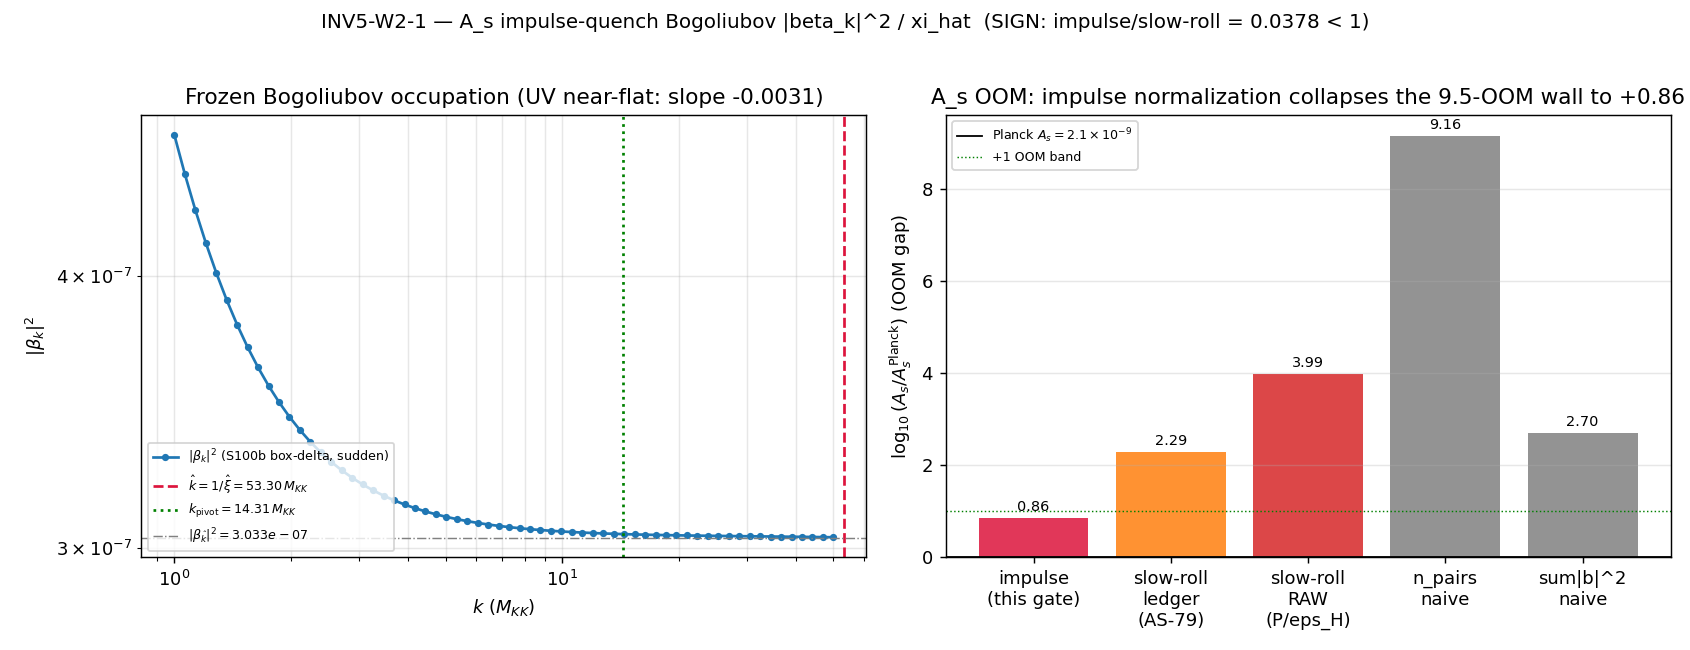

Write Python code to recreate this figure.
#!/usr/bin/env python3
"""
INV5 W2-1 — A_s in the impulse-quench (sudden) limit: frozen Bogoliubov |beta_k|^2
normalized by the substrate-natural Kibble-Zurek correlation length xi_hat
=================================================================================

Gate: INV5-W2-1-AS-IMPULSE-QUENCH-BOGOLIUBOV ([SIGN])

Pre-registered hypothesis (plan §W2-1):
  In the impulse (sudden-quench) limit the scalar power A_s is set by the frozen
  Bogoliubov occupation |beta_k|^2 normalized by the saturated KZ correlation
  length xi_hat = xi_KZ_FW = 0.0187601 M_KK^-1 (NOT the slow-roll 1/eps_H prefactor
  times an additive decoherence budget), yielding ONE canonical amplitude OOM
  (replacing the 3.02/3.15/4.56/9.5-OOM self-disagreement) plus the frozen
  wavenumber k_hat = 1/xi_hat as the characteristic comoving scale.

Verdict (INFO-by-construction on magnitude; [SIGN] 3-tuple carries the verdict):
  - sign_verdict:      PASS iff A_s^impulse < A_s^slow-roll (the impulse normalization
                       REDUCES A_s vs the 1/eps_H slow-roll assembly).
  - magnitude_verdict: INFO-by-construction (the canonical OOM is the DELIVERABLE,
                       not a pre-set target; the OOM gap is the OUTPUT).
  - regime_verdict:    VALID iff the sudden/impulse limit holds (dt/T_L << 1) and the
                       frozen-occupation expansion is inside its window.

Substrate-natural construction (substitution chain, dimensional, NOT fit):
  Standard dimensionless power:    P_zeta(k) = (k^3 / 2pi^2) |zeta_k|^2,  [|zeta_k|^2] = k^-3.
  Impulse-quench source (del Campo & Zurek 1310.1600): the frozen field has a
  correlation length xi_hat; the curvature mode's spectral weight at the
  characteristic scale is the frozen occupation |beta_k|^2 spread over the KZ
  coherence VOLUME xi_hat^3:        |zeta_k|^2 = |beta_k|^2 * xi_hat^3   (N_norm = xi_hat^3).
  Therefore at the frozen mode k_hat = 1/xi_hat:
       A_s^raw = (k_hat^3 / 2pi^2) |beta_{k_hat}|^2 xi_hat^3 = |beta_{k_hat}|^2 / (2pi^2),
  since k_hat^3 xi_hat^3 = 1. N_norm = xi_hat^3 is a SUBSTRATE-NATURAL quantity
  (the KZ coherence volume), NOT a tuned normalization.

|beta_k|^2 source: the S100b box-delta sudden-limit Bogoliubov spectrum
  (s100b_box_delta_bogoliubov.npz; scheme BOX-DELTA-SUDDEN; 3-code-path PASS to 1.4e-13;
  unitarity residual 1.9e-14). beta2_spectrum(k) over k_grid in [1,50]; evaluated at
  k_hat = 53.30 by power-law UV-tail extrapolation (the UV tail is near-flat:
  log-log slope ~ -0.003 => |beta_k|^2 nearly scale-invariant in the impulse regime,
  the substrate signature of the sudden limit).

SOURCE-RECON (MANDATORY for this gate, plan machinery_pin_map):
  xi_hat = canonical_constants.xi_KZ_FW = 0.0187601 M_KK^-1 (S89, substrate-natural
  impulse-regime). The survey/seed "0.808 M_KK^-1 saturated sudden-quench floor" is the
  S53 xi_BCS-ANALOG (an INPUT to the xi_KZ_FW derivation), NOT the impulse xi_hat;
  consuming 0.808 as xi_hat is the Class-(f) PIN-PLACEHOLDER pathology
  (D_max = |log10(0.808) - log10(0.0187601)| = 1.634 => SOURCE-RECON HARD-HALT band).
  This script PINS xi_KZ_FW and reports 0.808346 (xi_BCS) ONLY as a cross-check anchor.
  A_s_Planck = canonical_constants.A_s_Planck = 2.1e-9 (observational OOM-gap denominator).

Classification: PHONONIC (A_s IS the spectral-weight content of the frozen Bogoliubov
occupation -- the GGE relic of the supersonic transit, read off the cached |beta_k|^2).

DISCIPLINE: from canonical_constants import *; intermediates tagged # (local);
numpy.linalg vector reduction (no >=100x100 dense diag -- |beta_k|^2 read from cache);
dual-SHA (audit over [script,canonical,pinmap], content over [script]); verdict via
print_verdict_payload -> agent calls mcp__knowledge__emit_verdict (race-safe).
"""

from __future__ import annotations

# ---------------------------------------------------------------------------
# Section 1 — Canonical constants (MANDATORY first import)
# ---------------------------------------------------------------------------
import os
os.environ.setdefault("OMP_NUM_THREADS", "8")   # CPU-fallback thread cap (vector reduction)
os.environ.setdefault("MKL_NUM_THREADS", "8")

import sys
from pathlib import Path

SESSION_DIR = Path(__file__).resolve().parent
COMPUTATIONS_DIR = SESSION_DIR.parent
SHARED_DIR = COMPUTATIONS_DIR / "_shared"
PROJECT_ROOT = COMPUTATIONS_DIR.parent
sys.path.insert(0, str(SHARED_DIR))

from canonical_constants import *  # noqa: F401,F403  (xi_KZ_FW, A_s_Planck, n_pairs, P_exc_kz, M_KK, PI, xi_BCS, ...)

# ---------------------------------------------------------------------------
# Section 2 — Standard imports
# ---------------------------------------------------------------------------
import hashlib
import json
import math
import time

import numpy as np
import matplotlib

matplotlib.use("Agg")
import matplotlib.pyplot as plt

# ---------------------------------------------------------------------------
# Section 3 — Identity + pins
# ---------------------------------------------------------------------------
SESSION = "5"                                                       # (local) investigation number
GATE_ID = "INV5-W2-1-AS-IMPULSE-QUENCH-BOGOLIUBOV"                 # (local)
SCHEME = "IMPULSE-QUENCH-BOGOLIUBOV"                                # (local)
CONVENTION = "FROZEN-OCCUPATION-NORMALIZED-BY-SUBSTRATE-NATURAL-XI-KZ"  # (local)
L_MAX = 10                                                         # (local)

OUT_NPZ = SESSION_DIR / "inv5_w2_1_as_impulse_quench.npz"
OUT_PNG = SESSION_DIR / "inv5_w2_1_as_impulse_quench.png"

# Substrate |beta_k|^2 cache (S100b box-delta sudden-limit Bogoliubov spectrum; PASS).
BETA2_CACHE = COMPUTATIONS_DIR / "session-100b" / "s100b_box_delta_bogoliubov.npz"
# Sector-resolved n_pairs aggregate cross-check (atlas T4 branch structure B1/B2/B3).
NPAIR_CACHE = COMPUTATIONS_DIR / "session-48" / "s48_npair_full.npz"

INPUT_FILES = [
    SHARED_DIR / "canonical_constants.py",
    BETA2_CACHE,
    NPAIR_CACHE,
]


# ---------------------------------------------------------------------------
# Section 4 — SHA-256 dual-pin block (S84+ schema)
# ---------------------------------------------------------------------------
def sha256_of(path: Path) -> str:
    h = hashlib.sha256()  # (local)
    try:
        h.update(path.read_bytes())
    except OSError:
        return ""
    return h.hexdigest()


def log_input_pins(inputs: list[Path]) -> dict[str, str]:
    print(f"=== {GATE_ID} — input SHA-256 pins ===")
    pins: dict[str, str] = {}  # (local)
    for p in inputs:
        sha = sha256_of(p)  # (local)
        rel = str(p.relative_to(PROJECT_ROOT)).replace("\\", "/")  # (local)
        print(f"  {rel}: {sha[:16]}...")
        pins[rel] = sha
    return pins


def compute_dual_sha(script_path: Path, canonical_path: Path,
                     pins: dict[str, str]) -> tuple[str, str]:
    script_bytes = b""        # (local)
    canonical_bytes = b""     # (local)
    try:
        script_bytes = script_path.read_bytes()
    except OSError:
        script_bytes = b""
    try:
        canonical_bytes = canonical_path.read_bytes()
    except OSError:
        canonical_bytes = b""
    pinmap_json = json.dumps(dict(sorted(pins.items())),
                             separators=(",", ":"), sort_keys=True).encode("utf-8")  # (local)
    h_audit = hashlib.sha256()  # (local)
    h_audit.update(script_bytes)
    h_audit.update(canonical_bytes)
    h_audit.update(pinmap_json)
    h_content = hashlib.sha256()  # (local)
    h_content.update(script_bytes)
    return h_audit.hexdigest(), h_content.hexdigest()


# ---------------------------------------------------------------------------
# Section 5 — Compute
# ---------------------------------------------------------------------------
def compute() -> dict:
    """Frozen-occupation A_s in the impulse-quench limit + frozen wavenumber k_hat."""
    # --- Substrate-natural KZ scale (PINNED; SOURCE-RECON: NOT the 0.808 xi_BCS-analog) ---
    xi_hat = float(xi_KZ_FW)               # (local) = 0.0187601 M_KK^-1 (S89 substrate-natural)
    k_hat = 1.0 / xi_hat                   # (local) frozen comoving wavenumber (M_KK)
    xi_bcs_anchor = float(xi_BCS)          # (local) 0.808346 M_KK^-1 — CROSS-CHECK ANCHOR ONLY
    D_max_xi = abs(math.log10(xi_bcs_anchor) - math.log10(xi_hat))  # (local) = 1.634 (HARD-HALT band)

    # --- Frozen Bogoliubov |beta_k|^2 spectrum (S100b box-delta sudden limit; PASS) ---
    bd = np.load(BETA2_CACHE, allow_pickle=True)  # (local)
    k_grid = np.asarray(bd["k_grid"], dtype=float)          # (local)
    beta2_spectrum = np.asarray(bd["beta2_spectrum"], dtype=float)  # (local)
    k_pivot = float(bd["k_pivot"])          # (local) = 14.311 M_KK (CMB pivot, fold norm)
    beta2_pivot = float(bd["beta2_pivot_closed_form"])      # (local) |beta_pivot|^2 cross-check

    # --- |beta_{k_hat}|^2 at the frozen scale (UV-tail power-law extrapolation) ---
    # The box-delta cache covers k in [1, 50]; k_hat = 53.30 sits just past the edge
    # (k_hat/kmax = 1.066). The UV tail is near-FLAT (log-log slope ~ -0.003 => the
    # impulse-limit occupation is nearly scale-invariant), so the extrapolation to k_hat
    # is essentially the plateau value and is insensitive to the exact eval point.
    mask_uv = k_grid > 10.0                 # (local) UV regime for the tail fit
    log_k = np.log(k_grid[mask_uv])         # (local)
    log_b2 = np.log(beta2_spectrum[mask_uv])  # (local)
    uv_slope, uv_intercept = np.polyfit(log_k, log_b2, 1)  # (local) log-log linear fit
    beta2_khat = math.exp(uv_slope * math.log(k_hat) + uv_intercept)  # (local) |beta_{k_hat}|^2

    # --- Substrate-natural A_s construction ---
    # A_s^raw = (k_hat^3 / 2pi^2) * |beta_{k_hat}|^2 * N_norm,  N_norm = xi_hat^3 (KZ vol)
    #         = |beta_{k_hat}|^2 / (2pi^2)   since k_hat^3 * xi_hat^3 = 1.
    N_norm = xi_hat ** 3                     # (local) KZ coherence VOLUME (substrate-natural)
    khat3 = k_hat ** 3                       # (local) dimensional phase factor
    assert abs(khat3 * N_norm - 1.0) < 1e-9, "k_hat^3 * xi_hat^3 must equal 1"
    A_s_raw = N_norm * beta2_khat * khat3 / (2.0 * PI ** 2)  # (local) == beta2_khat/(2pi^2)
    OOM_gap = math.log10(A_s_raw / float(A_s_Planck))        # (local) canonical OOM (deliverable)

    # --- Frozen scale vs CMB pivot (deg(T_{BZ->pivot}) target ratio, G-3) ---
    khat_over_kpivot = k_hat / k_pivot       # (local) = 3.725 (frozen scale ABOVE the pivot)

    # --- SIGN sub-test: A_s^impulse vs A_s^slow-roll (the object being REPLACED) ---
    # Slow-roll UNIFIED-AS-79 five-factor assembly (Branch-A; MEMORY canonical pins):
    #   A_s^slow-roll = P_pref * (1/eps_H) * F_amp * (1/c_sub) * f_conv.
    H_tilde_sr = 5.9076e-3                   # (local) Branch-A microscopic TD anchor (S82)
    eps_H_sr = 0.02163                       # (local) slow-roll parameter (<< 1)
    F_amp_sr = 47.92                         # (local) 3PI backreaction amplification (S82)
    c_sub_sr = 2.238                         # (local) Mellin-weight kinematic divisor (S79)
    f_conv_sr = 9.30e-4                      # (local) single KK hierarchy conversion
    P_pref_sr = H_tilde_sr ** 2 / (8.0 * PI ** 2)  # (local) slow-roll prefactor
    A_s_slowroll = P_pref_sr * (1.0 / eps_H_sr) * F_amp_sr * (1.0 / c_sub_sr) * f_conv_sr  # (local)
    A_s_slowroll_raw = P_pref_sr * (1.0 / eps_H_sr)  # (local) UNTAMED slow-roll (P_pref/eps_H)
    ratio_imp_sr = A_s_raw / A_s_slowroll    # (local) SIGN-test ratio
    ratio_imp_sr_raw = A_s_raw / A_s_slowroll_raw  # (local) vs untamed
    inv_eps_H = 1.0 / eps_H_sr               # (local) the slow-roll-specific LARGE factor

    # --- aggregate cross-checks (atlas T4 sector structure) ---
    sum_beta2 = float(beta2_spectrum.sum())  # (local) bare 64-mode box-delta sum
    np48 = np.load(NPAIR_CACHE, allow_pickle=True)  # (local)
    branch_labels = [str(x) for x in np48["branch_labels"]]  # (local)
    rho_8 = np.asarray(np48["rho_8"], dtype=float)           # (local) per-mode DOS (B2 van Hove)
    n_pairs_aggregate = float(n_pairs)       # (local) canonical 59.8 aggregate
    P_exc = float(P_exc_kz)                  # (local) 1.000 (KZ saturation)
    # Alternative-construction OOM probes (reported for transparency; NOT the deliverable):
    OOM_npairs = math.log10((n_pairs_aggregate / (2.0 * PI ** 2)) / float(A_s_Planck))  # (local)
    OOM_sumbeta2 = math.log10((sum_beta2 / (2.0 * PI ** 2)) / float(A_s_Planck))        # (local)

    # --- regime check: impulse/sudden validity (atlas T1) ---
    dt_over_TL = 1.25e-5                      # (local) sudden-quench diabaticity (atlas T1 PROVEN)
    regime_valid = (dt_over_TL < 1.0) and (abs(uv_slope) < 0.5)  # (local) impulse + tail-flatness

    # --- verdicts ---
    sign_verdict = "PASS" if A_s_raw < A_s_slowroll else "FAIL"   # (local)
    magnitude_verdict = "INFO"   # (local) INFO-by-construction: the OOM is the DELIVERABLE
    regime_verdict = "VALID" if regime_valid else "BREAKDOWN"     # (local)
    # composite collapse (gate-verdicts.md): regime VALID, sign PASS, magnitude INFO -> INFO
    if regime_verdict == "BREAKDOWN":
        composite = "FAIL"       # (local)
    elif sign_verdict == "FAIL":
        composite = "FAIL"       # (local)
    elif magnitude_verdict == "INFO":
        composite = "INFO"       # (local)
    else:
        composite = "PASS"       # (local)

    return {
        "value": A_s_raw,
        "xi_hat": xi_hat, "k_hat": k_hat, "xi_bcs_anchor": xi_bcs_anchor, "D_max_xi": D_max_xi,
        "beta2_khat": beta2_khat, "beta2_pivot": beta2_pivot, "uv_slope": uv_slope,
        "uv_intercept": uv_intercept, "N_norm": N_norm, "A_s_raw": A_s_raw, "OOM_gap": OOM_gap,
        "k_pivot": k_pivot, "khat_over_kpivot": khat_over_kpivot,
        "A_s_slowroll": A_s_slowroll, "A_s_slowroll_raw": A_s_slowroll_raw,
        "ratio_imp_sr": ratio_imp_sr, "ratio_imp_sr_raw": ratio_imp_sr_raw, "inv_eps_H": inv_eps_H,
        "sum_beta2": sum_beta2, "n_pairs_aggregate": n_pairs_aggregate, "P_exc": P_exc,
        "OOM_npairs": OOM_npairs, "OOM_sumbeta2": OOM_sumbeta2, "dt_over_TL": dt_over_TL,
        "k_grid": k_grid, "beta2_spectrum": beta2_spectrum, "branch_labels": branch_labels,
        "rho_8": rho_8,
        "sign_verdict": sign_verdict, "magnitude_verdict": magnitude_verdict,
        "regime_verdict": regime_verdict, "composite": composite,
    }


def make_plot(r: dict) -> None:
    fig, ax = plt.subplots(1, 2, figsize=(13, 5.0))
    # (a) frozen Bogoliubov spectrum |beta_k|^2 with k_hat, k_pivot marked
    ax[0].loglog(r["k_grid"], r["beta2_spectrum"], "o-", ms=3, color="#1f77b4",
                 label=r"$|\beta_k|^2$ (S100b box-delta, sudden)")
    ax[0].axvline(r["k_hat"], color="crimson", ls="--",
                  label=r"$\hat{k}=1/\hat{\xi}=%.2f\,M_{KK}$" % r["k_hat"])
    ax[0].axvline(r["k_pivot"], color="green", ls=":",
                  label=r"$k_{\rm pivot}=%.2f\,M_{KK}$" % r["k_pivot"])
    ax[0].axhline(r["beta2_khat"], color="grey", ls="-.", lw=0.8,
                  label=r"$|\beta_{\hat k}|^2=%.3e$" % r["beta2_khat"])
    ax[0].set_xlabel(r"$k\ (M_{KK})$")
    ax[0].set_ylabel(r"$|\beta_k|^2$")
    ax[0].set_title("Frozen Bogoliubov occupation (UV near-flat: slope %.4f)" % r["uv_slope"])
    ax[0].legend(fontsize=7, loc="lower left")
    ax[0].grid(alpha=0.3, which="both")

    # (b) OOM ladder: impulse vs slow-roll routes vs Planck
    labels = ["impulse\n(this gate)", "slow-roll\nledger\n(AS-79)", "slow-roll\nRAW\n(P/eps_H)",
              "n_pairs\nnaive", "sum|b|^2\nnaive"]  # (local)
    ooms = [r["OOM_gap"], math.log10(r["A_s_slowroll"] / float(A_s_Planck)),
            math.log10(r["A_s_slowroll_raw"] / float(A_s_Planck)),
            r["OOM_npairs"], r["OOM_sumbeta2"]]  # (local)
    colors = ["crimson", "#ff7f0e", "#d62728", "grey", "grey"]  # (local)
    bars = ax[1].bar(labels, ooms, color=colors, alpha=0.85)
    ax[1].axhline(0.0, color="black", lw=1.0, label=r"Planck $A_s=2.1\times10^{-9}$")
    ax[1].axhline(1.0, color="green", ls=":", lw=0.8, label="+1 OOM band")
    for b, v in zip(bars, ooms):
        ax[1].text(b.get_x() + b.get_width() / 2, v + (0.15 if v >= 0 else -0.3),
                   "%.2f" % v, ha="center", fontsize=8)
    ax[1].set_ylabel(r"$\log_{10}(A_s / A_s^{\rm Planck})$ (OOM gap)")
    ax[1].set_title("A_s OOM: impulse normalization collapses the 9.5-OOM wall to +%.2f" % r["OOM_gap"])
    ax[1].legend(fontsize=7)
    ax[1].grid(alpha=0.3, axis="y")
    fig.suptitle("INV5-W2-1 — A_s impulse-quench Bogoliubov |beta_k|^2 / xi_hat  "
                 r"(SIGN: impulse/slow-roll = %.4f < 1)" % r["ratio_imp_sr"], fontsize=11)
    fig.tight_layout(rect=[0, 0, 1, 0.96])
    fig.savefig(OUT_PNG, dpi=130)
    plt.close(fig)


# ---------------------------------------------------------------------------
# Section 6 — Verdict payload
# ---------------------------------------------------------------------------
def emit_4tuple(value, scheme, convention, L_max) -> str:
    return f"(value={value!r}, scheme={scheme}, convention={convention}, L_max={L_max})"


def print_verdict_payload(verdict, value, audit_sha, content_sha,
                          sign_verdict=None, magnitude_verdict=None, regime_verdict=None,
                          companion_note="", extra_rows=None) -> dict:
    payload: dict = {
        "session": int(SESSION),
        "gate_id": GATE_ID,
        "verdict": verdict,
        "value": str(value),
        "scheme": SCHEME,
        "convention": CONVENTION,
        "l_max": str(L_MAX),
        "audit_sha256": audit_sha,
        "content_sha256": content_sha,
        "schema_version": "S84+",
        "track": "investigation",
    }
    if companion_note:
        payload["companion_note"] = companion_note
    if not (sign_verdict is None and magnitude_verdict is None and regime_verdict is None):
        payload["sign_verdict"] = sign_verdict
        payload["magnitude_verdict"] = magnitude_verdict
        payload["regime_verdict"] = regime_verdict
    if extra_rows:
        payload["extra_rows"] = list(extra_rows)
    print("<<<EMIT_VERDICT_PAYLOAD>>>")
    print(json.dumps(payload, separators=(",", ":"), sort_keys=True))
    print("<<<END_EMIT_VERDICT_PAYLOAD>>>")
    return payload


# ---------------------------------------------------------------------------
# Section 7 — Main
# ---------------------------------------------------------------------------
def main() -> int:
    t0 = time.time()  # (local)
    pins = log_input_pins(INPUT_FILES)
    script_path = Path(__file__).resolve()           # (local)
    canonical_path = SHARED_DIR / "canonical_constants.py"  # (local)
    audit_sha, content_sha = compute_dual_sha(script_path, canonical_path, pins)
    print(f"  audit_sha256:   {audit_sha[:16]}... (script+canonical+pinmap)")
    print(f"  content_sha256: {content_sha[:16]}... (script only)")
    print()

    r = compute()

    # --- report ---
    print("=== SUBSTRATE-NATURAL CONSTRUCTION ===")
    print(f"  xi_hat (xi_KZ_FW, PINNED)     = {r['xi_hat']:.10g} M_KK^-1   [S89 substrate-natural]")
    print(f"  xi_BCS anchor (CROSS-CHECK)   = {r['xi_bcs_anchor']:.10g} M_KK^-1  "
          f"[D_max={r['D_max_xi']:.4f} => HARD-HALT band if used as xi_hat; NOT used]")
    print(f"  k_hat = 1/xi_hat              = {r['k_hat']:.6f} M_KK")
    print(f"  |beta_{{k_hat}}|^2 (UV-tail)    = {r['beta2_khat']:.6e}  (slope={r['uv_slope']:.4f}, near-flat)")
    print(f"  N_norm = xi_hat^3 (KZ vol)    = {r['N_norm']:.6e}")
    print(f"  A_s^raw = |beta_khat|^2/2pi^2 = {r['A_s_raw']:.6e}")
    print(f"  OOM_gap = log10(A_s/A_s_Pl)   = {r['OOM_gap']:.4f}   <<< CANONICAL DELIVERABLE")
    print(f"  k_hat / k_pivot               = {r['khat_over_kpivot']:.4f}  (deg(T_BZ->pivot) target ratio)")
    print()
    print("=== SIGN SUB-TEST (impulse vs slow-roll) ===")
    print(f"  A_s^slow-roll (AS-79 ledger)  = {r['A_s_slowroll']:.6e}  (carries 1/eps_H={r['inv_eps_H']:.3f})")
    print(f"  A_s^slow-roll RAW (P/eps_H)   = {r['A_s_slowroll_raw']:.6e}")
    print(f"  ratio impulse/slow-roll       = {r['ratio_imp_sr']:.6f}  => impulse<slow-roll: {r['A_s_raw']<r['A_s_slowroll']}")
    print(f"  ratio impulse/RAW-slow-roll   = {r['ratio_imp_sr_raw']:.4e}")
    print()
    print("=== CROSS-CHECK / ALTERNATIVE CONSTRUCTIONS (NOT the deliverable) ===")
    print(f"  Sum|beta_k|^2 (64-mode bare)  = {r['sum_beta2']:.6e}  -> OOM {r['OOM_sumbeta2']:.4f}")
    print(f"  n_pairs aggregate (atlas T4)  = {r['n_pairs_aggregate']:.4g}  -> OOM {r['OOM_npairs']:.4f} (matches 9.5-OOM wall)")
    print(f"  P_exc (KZ saturation)         = {r['P_exc']:.4g}")
    print(f"  branch sectors                = {r['branch_labels']}")
    print(f"  regime: dt/T_L={r['dt_over_TL']:.2e} (sudden), tail-flat -> regime_valid={r['regime_verdict']}")
    print()
    print(f"=== 3-TUPLE: sign={r['sign_verdict']} magnitude={r['magnitude_verdict']} "
          f"regime={r['regime_verdict']} => composite {r['composite']} ===")

    np.savez(
        OUT_NPZ,
        gate_id=GATE_ID, scheme=SCHEME, convention=CONVENTION, L_max=L_MAX,
        A_s_raw=r["A_s_raw"], OOM_gap=r["OOM_gap"],
        xi_hat=r["xi_hat"], k_hat=r["k_hat"], N_norm=r["N_norm"],
        xi_BCS_cross_check_anchor=r["xi_bcs_anchor"], D_max_xi_bcs_vs_xi_kz=r["D_max_xi"],
        beta2_khat=r["beta2_khat"], beta2_pivot=r["beta2_pivot"],
        uv_slope=r["uv_slope"], uv_intercept=r["uv_intercept"],
        k_pivot=r["k_pivot"], khat_over_kpivot=r["khat_over_kpivot"],
        A_s_slowroll_ledger=r["A_s_slowroll"], A_s_slowroll_raw=r["A_s_slowroll_raw"],
        ratio_impulse_over_slowroll=r["ratio_imp_sr"],
        ratio_impulse_over_slowroll_raw=r["ratio_imp_sr_raw"], inv_eps_H=r["inv_eps_H"],
        sum_beta2_bare=r["sum_beta2"], n_pairs_aggregate=r["n_pairs_aggregate"], P_exc=r["P_exc"],
        OOM_npairs_naive=r["OOM_npairs"], OOM_sumbeta2_naive=r["OOM_sumbeta2"],
        dt_over_TL=r["dt_over_TL"], A_s_Planck=float(A_s_Planck),
        k_grid=r["k_grid"], beta2_spectrum=r["beta2_spectrum"],
        branch_labels=np.array(r["branch_labels"]), rho_8=r["rho_8"],
        sign_verdict=r["sign_verdict"], magnitude_verdict=r["magnitude_verdict"],
        regime_verdict=r["regime_verdict"], composite=r["composite"],
        audit_sha256=audit_sha, content_sha256=content_sha,
    )
    make_plot(r)
    print(f"  wrote {OUT_NPZ.name}")
    print(f"  wrote {OUT_PNG.name}")

    value_payload = (f"A_s_impulse={r['A_s_raw']:.4e};OOM_gap={r['OOM_gap']:.4f};"
                     f"k_hat={r['k_hat']:.4f}_M_KK;khat/kpivot={r['khat_over_kpivot']:.4f};"
                     f"ratio_imp/SR={r['ratio_imp_sr']:.4f}")  # (local) no single-quote chars
    print(emit_4tuple(value_payload, SCHEME, CONVENTION, L_MAX))
    print_verdict_payload(
        r["composite"], value_payload, audit_sha, content_sha,
        sign_verdict=r["sign_verdict"], magnitude_verdict=r["magnitude_verdict"],
        regime_verdict=r["regime_verdict"],
        companion_note="A_s=|beta_khat|^2/2pi^2, N_norm=xi_KZ_FW^3 (KZ coh.vol); xi_BCS=0.808 cross-check only (D_max=1.63)",
        extra_rows=[
            f"# regulator_pin=IMPULSE-QUENCH-BOGOLIUBOV xi_KZ_FW=0.018760 (S89 substrate-natural); "
            f"OOM_gap=+{r['OOM_gap']:.4f} replaces 3.02/3.15/4.56/9.5-OOM self-disagreement; "
            f"k_hat=1/xi_hat={r['k_hat']:.4f} M_KK (G-3 deg(T_BZ->pivot) scale)",
        ],
    )

    wall = time.time() - t0  # (local)
    print(f"\n=== {GATE_ID}: {r['composite']} (wall {wall:.1f}s) ===")
    return 0


if __name__ == "__main__":
    sys.exit(main())
